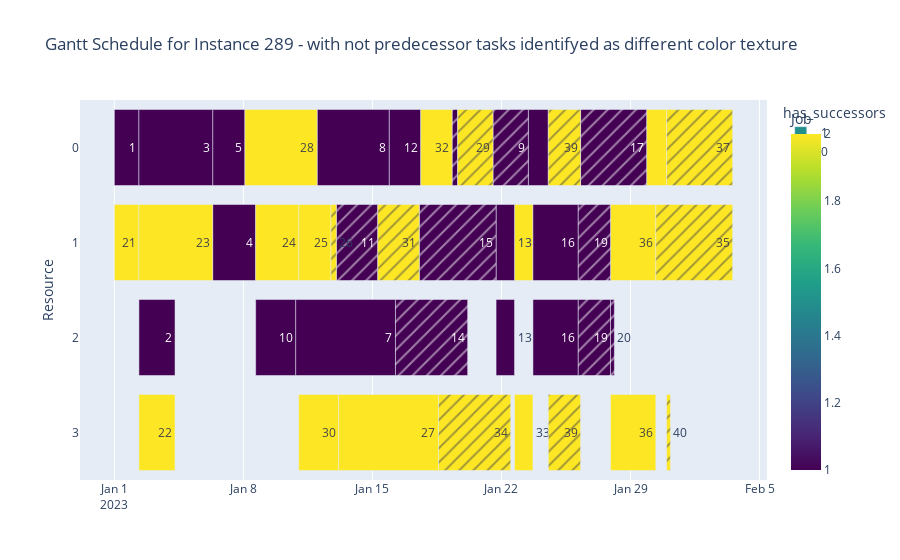

This figure's notebook cell:
### Code cell
solutions_filepath = "../data/input/HRTInstances/solutions"
instances_path = "../data/input/HRTInstances"

instance = read_input_files.read_file(
    os.path.join(instances_path, f"Instance_{instance_number}.txt")
)

df = read_solutions_files.get_solution_from_instance(
    solutions_filepath, instances_path, instance_number
).sort_values("Resource")

# gantt.plot_gantt_chart(df, instance_number)
gantt.plot_gantt_chart_with_predecessor_flag(
    prepare_resources.add_predecessor_flag(df, instance), instance_number
)

### Figure 1 — Plotly figure (JSON) as saved in the notebook; plotly's stock layout.template omitted (floating-point values rounded to 4 significant figures)
{"data": [{"alignmentgroup": "True", "base": ["2023-01-06T08:00:00", "2023-01-01T00:00:00", "2023-01-02T08:00:00", "2023-01-12T00:00:00", "2023-01-15T22:00:00", "2023-01-08T02:00:00", "2023-01-17T15:00:00", "2023-01-29T21:00:00", "2023-01-23T11:00:00", "2023-01-27T22:00:00", "2023-01-06T08:00:00", "2023-01-22T17:00:00", "2023-01-21T17:00:00", "2023-01-23T17:00:00", "2023-01-01T00:00:00", "2023-01-02T08:00:00", "2023-01-11T00:00:00", "2023-01-08T16:00:00", "2023-01-23T17:00:00", "2023-01-21T17:00:00", "2023-01-02T08:00:00", "2023-01-10T20:00:00", "2023-01-08T16:00:00", "2023-01-11T00:00:00", "2023-01-13T04:00:00", "2023-01-02T08:00:00", "2023-01-22T17:00:00", "2023-01-27T22:00:00"], "customdata": [[5], [1], [3], [8], [12], [28], [32], [38], [18], [36], [4], [33], [13], [16], [21], [23], [25], [24], [16], [13], [2], [7], [10], [30], [27], [22], [33], [36]], "hovertemplate": "has_successors=1<br>Start=%{base}<br>Finish=%{x}<br>Resource=%{y}<br>Task=%{customdata[0]}<br>Job=%{marker.color}<extra></extra>", "legendgroup": "1", "marker": {"color": [1, 1, 1, 1, 1, 2, 2, 2, 1, 2, 1, 2, 1, 1, 2, 2, 2, 2, 1, 1, 1, 1, 1, 2, 2, 2, 2, 2], "coloraxis": "coloraxis", "pattern": {"shape": ""}}, "name": "1", "offsetgroup": "1", "orientation": "h", "showlegend": true, "text": [5, 1, 3, 8, 12, 28, 32, 38, 18, 36, 4, 33, 13, 16, 21, 23, 25, 24, 16, 13, 2, 7, 10, 30, 27, 22, 33, 36], "textposition": "auto", "type": "bar", "x": [151200000, 115200000, 345600000, 338400000, 147600000, 338400000, 147600000, 93600000, 93600000, 212400000, 201600000, 86400000, 86400000, 212400000, 115200000, 345600000, 151200000, 201600000, 212400000, 86400000, 169200000, 468000000, 187200000, 187200000, 468000000, 169200000, 86400000, 212400000], "xaxis": "x", "y": ["0", "0", "0", "0", "0", "0", "0", "0", "0", "1", "1", "1", "1", "1", "1", "1", "1", "1", "2", "2", "2", "2", "2", "3", "3", "3", "3", "3"], "yaxis": "y"}, {"alignmentgroup": "True", "base": ["2023-01-19T08:00:00", "2023-01-21T13:00:00", "2023-01-26T07:00:00", "2023-01-19T15:00:00", "2023-01-30T23:00:00", "2023-01-24T13:00:00", "2023-01-30T09:00:00", "2023-01-13T01:00:00", "2023-01-26T04:00:00", "2023-01-17T13:00:00", "2023-01-12T18:00:00", "2023-01-15T07:00:00", "2023-01-26T04:00:00", "2023-01-16T06:00:00", "2023-01-27T22:00:00", "2023-01-24T13:00:00", "2023-01-18T14:00:00", "2023-01-30T23:00:00"], "customdata": [[6], [9], [17], [29], [37], [39], [35], [11], [19], [15], [26], [31], [19], [14], [20], [39], [34], [40]], "hovertemplate": "has_successors=0<br>Start=%{base}<br>Finish=%{x}<br>Resource=%{y}<br>Task=%{customdata[0]}<br>Job=%{marker.color}<extra></extra>", "legendgroup": "0", "marker": {"color": [1, 1, 1, 2, 2, 2, 2, 1, 1, 1, 2, 2, 1, 1, 1, 2, 2, 2], "coloraxis": "coloraxis", "pattern": {"shape": "/"}}, "name": "0", "offsetgroup": "0", "orientation": "h", "showlegend": true, "text": [6, 9, 17, 29, 37, 39, 35, 11, 19, 15, 26, 31, 19, 14, 20, 39, 34, 40], "textposition": "auto", "type": "bar", "x": [25200000, 165600000, 309600000, 165600000, 309600000, 151200000, 360000000, 194400000, 151200000, 360000000, 25200000, 194400000, 151200000, 338400000, 18000000, 151200000, 338400000, 18000000], "xaxis": "x", "y": ["0", "0", "0", "0", "0", "0", "1", "1", "1", "1", "1", "1", "2", "2", "2", "3", "3", "3"], "yaxis": "y"}], "layout": {"barmode": "overlay", "coloraxis": {"colorbar": {"title": {"text": "Job"}}, "colorscale": [[0, "#440154"], [0.1111, "#482878"], [0.2222, "#3e4989"], [0.3333, "#31688e"], [0.4444, "#26828e"], [0.5556, "#1f9e89"], [0.6667, "#35b779"], [0.7778, "#6ece58"], [0.8889, "#b5de2b"], [1, "#fde725"]]}, "legend": {"title": {"text": "has_successors"}, "tracegroupgap": 0}, "title": {"text": "Gantt Schedule for Instance 289 - with not predecessor tasks identifyed as different color texture"}, "xaxis": {"anchor": "y", "domain": [0, 1], "type": "date"}, "yaxis": {"anchor": "x", "autorange": "reversed", "domain": [0, 1], "title": {"text": "Resource"}}}}
